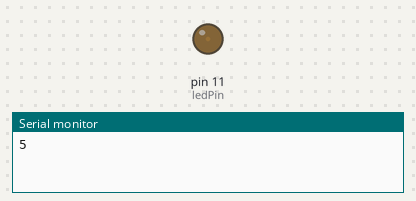
The sketch below on a simulated Arduino Uno, built with avr-gcc and run on an emulated ATmega328P. On the bench: output pins drawn as LEDs (lit = HIGH), the last lines printed to the serial monitor. The ROS host is connected and sends only what is stated.

Above: at 0.1 s.
At 19.1 s:
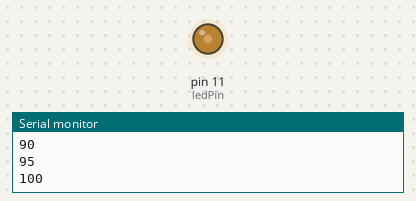
At 38.1 s:
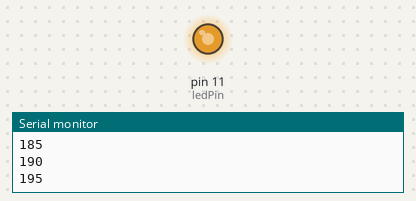
Timing chart, 0 to 40.0 s (numbered marks = the images above):
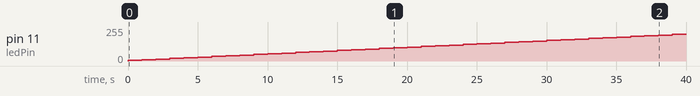

The sketch:

fade_led.ino
```cpp
#include <ros.h>
#include <std_msgs/UInt8.h>


ros::NodeHandle nh;

std_msgs::UInt8 brightness_msg;
ros::Publisher led_pub("led", &brightness_msg);

int ledPin = 11;
int brightness = 0;
int fadeAmount = 5;


void setup() {

  pinMode(ledPin, OUTPUT);
  nh.initNode();
  nh.advertise(led_pub);
  Serial.begin(9600);
}


void loop() {
  brightness = brightness + fadeAmount;
  if (brightness <= 0 || brightness >= 255)
  {
    fadeAmount = -fadeAmount;
  }
  Serial.println(brightness);
  analogWrite(ledPin, brightness);
  brightness_msg.data = brightness;
  led_pub.publish(&brightness_msg);

  nh.spinOnce();

  delay(1000);

}
```

Measured:
- by itself, pin 11 (ledPin): moves from 0/255 to 200/255 over 39.0 s
